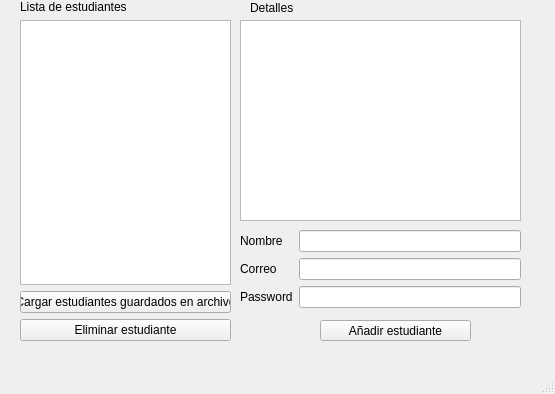
<?xml version="1.0" encoding="UTF-8"?>
<ui version="4.0">
 <class>MainWindow</class>
 <widget class="QMainWindow" name="MainWindow">
  <property name="geometry">
   <rect>
    <x>0</x>
    <y>0</y>
    <width>555</width>
    <height>394</height>
   </rect>
  </property>
  <property name="windowTitle">
   <string>MainWindow</string>
  </property>
  <widget class="QWidget" name="centralwidget">
   <widget class="QPushButton" name="add">
    <property name="geometry">
     <rect>
      <x>320</x>
      <y>320</y>
      <width>151</width>
      <height>21</height>
     </rect>
    </property>
    <property name="text">
     <string>Añadir estudiante</string>
    </property>
   </widget>
   <widget class="QWidget" name="verticalLayoutWidget">
    <property name="geometry">
     <rect>
      <x>20</x>
      <y>0</y>
      <width>211</width>
      <height>341</height>
     </rect>
    </property>
    <layout class="QVBoxLayout" name="verticalLayout">
     <item>
      <widget class="QLabel" name="label_4">
       <property name="text">
        <string>Lista de estudiantes</string>
       </property>
      </widget>
     </item>
     <item>
      <widget class="QListWidget" name="listWidget"/>
     </item>
     <item>
      <widget class="QPushButton" name="readS">
       <property name="text">
        <string>Cargar estudiantes guardados en archivo</string>
       </property>
      </widget>
     </item>
     <item>
      <widget class="QPushButton" name="deleteS">
       <property name="text">
        <string>Eliminar estudiante</string>
       </property>
      </widget>
     </item>
    </layout>
   </widget>
   <widget class="QTextEdit" name="textEdit">
    <property name="geometry">
     <rect>
      <x>240</x>
      <y>20</y>
      <width>281</width>
      <height>201</height>
     </rect>
    </property>
   </widget>
   <widget class="QLabel" name="label_5">
    <property name="geometry">
     <rect>
      <x>250</x>
      <y>0</y>
      <width>51</width>
      <height>16</height>
     </rect>
    </property>
    <property name="text">
     <string>Detalles</string>
    </property>
   </widget>
   <widget class="QWidget" name="">
    <property name="geometry">
     <rect>
      <x>240</x>
      <y>230</y>
      <width>281</width>
      <height>91</height>
     </rect>
    </property>
    <layout class="QFormLayout" name="formLayout_2">
     <item row="0" column="0">
      <widget class="QLabel" name="label">
       <property name="text">
        <string>Nombre</string>
       </property>
      </widget>
     </item>
     <item row="0" column="1">
      <widget class="QLineEdit" name="name"/>
     </item>
     <item row="1" column="0">
      <widget class="QLabel" name="label_2">
       <property name="text">
        <string>Correo</string>
       </property>
      </widget>
     </item>
     <item row="1" column="1">
      <widget class="QLineEdit" name="email"/>
     </item>
     <item row="2" column="0">
      <widget class="QLabel" name="label_3">
       <property name="text">
        <string>Password</string>
       </property>
      </widget>
     </item>
     <item row="2" column="1">
      <widget class="QLineEdit" name="password"/>
     </item>
    </layout>
   </widget>
  </widget>
  <widget class="QMenuBar" name="menubar">
   <property name="geometry">
    <rect>
     <x>0</x>
     <y>0</y>
     <width>555</width>
     <height>20</height>
    </rect>
   </property>
  </widget>
  <widget class="QStatusBar" name="statusbar"/>
 </widget>
 <resources/>
 <connections/>
</ui>
